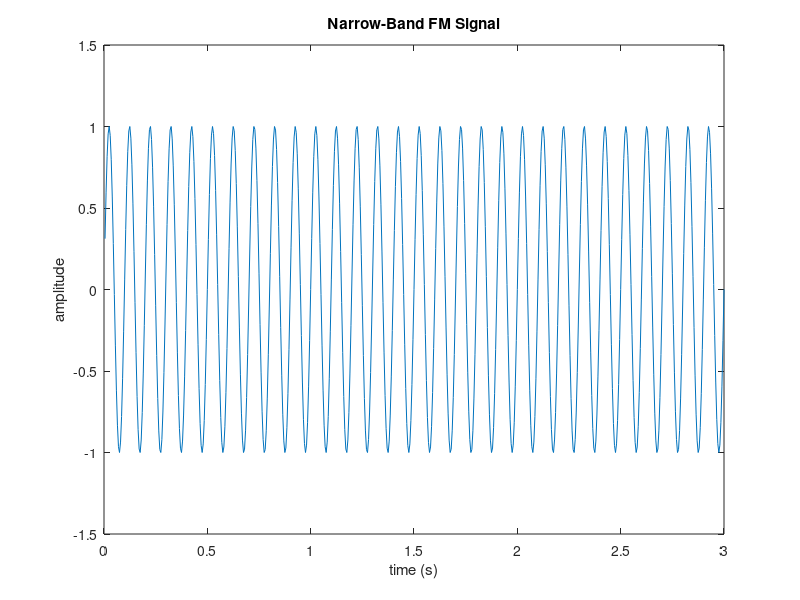
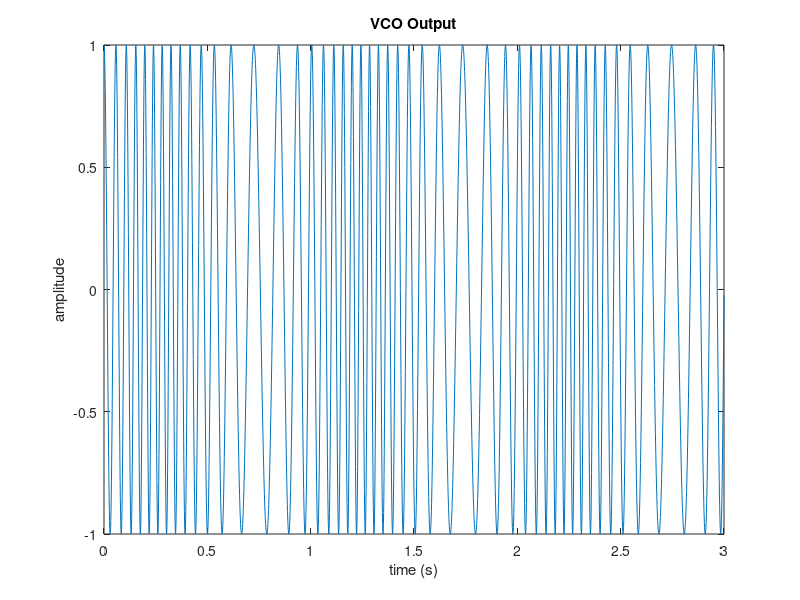

MATLAB code to generate these figures, in order:
clear, clc;

%% Task 1

% Generate a narrow-band FM signal using the equation g.m(t)cos(2*pi*fc*t) + G.sin(2*pi*fc*t). 
% Use a sine wave with frequency 1 Hz for the message m(t). Also, use carrier frequency fc = 10Hz 
% and sampling frequency fs = 200Hz. Lastly, use amplitudes g=0.1 and G=1. Generate the narrowband 
% FM signal for 3 periods of the message signal

fc = 10;        % carrier frequency
fm = 1;         % message frequency
fs = 200;       % sampling frequency

Ts = 1/fs;
t = Ts:Ts:3*(1/fm);     % time vector

g = 0.1;        % amplitude
G = 1;          % amplitude

mt = sin(2*pi*fm*t);        % message signal
xt = g.*mt.*cos(2*pi*fc*t) + G.*sin(2*pi*fc*t);    

figure(1)
plot(t,xt)
xlabel('time (s)')
ylabel('amplitude')
title('Narrow-Band FM Signal')

%% Task 2

% Generate an FM signal using the VCO method. Program the input v(t) to be 3 periods of a sine wave with 
% frequency 1 Hz. Also, use w0 = 100, sensitivity c = 50, and sampling frequency fs = 1000 Hz.

w0 = 100;       % reference frequency
c = 50;         % sensitivity
fs = 1000;      % sampling frequency

Ts = 1/fs;
t = Ts:Ts:3*(1/fm);     % time vector
n = 1:1:length(t);

mt = sin(2*pi*fm*t);
xn = cos(w0*n*Ts + c*Ts*(cumsum(mt)));

figure(2)
plot(n*Ts, xn)
xlabel('time (s)')
ylabel('amplitude')
title('VCO Output')
